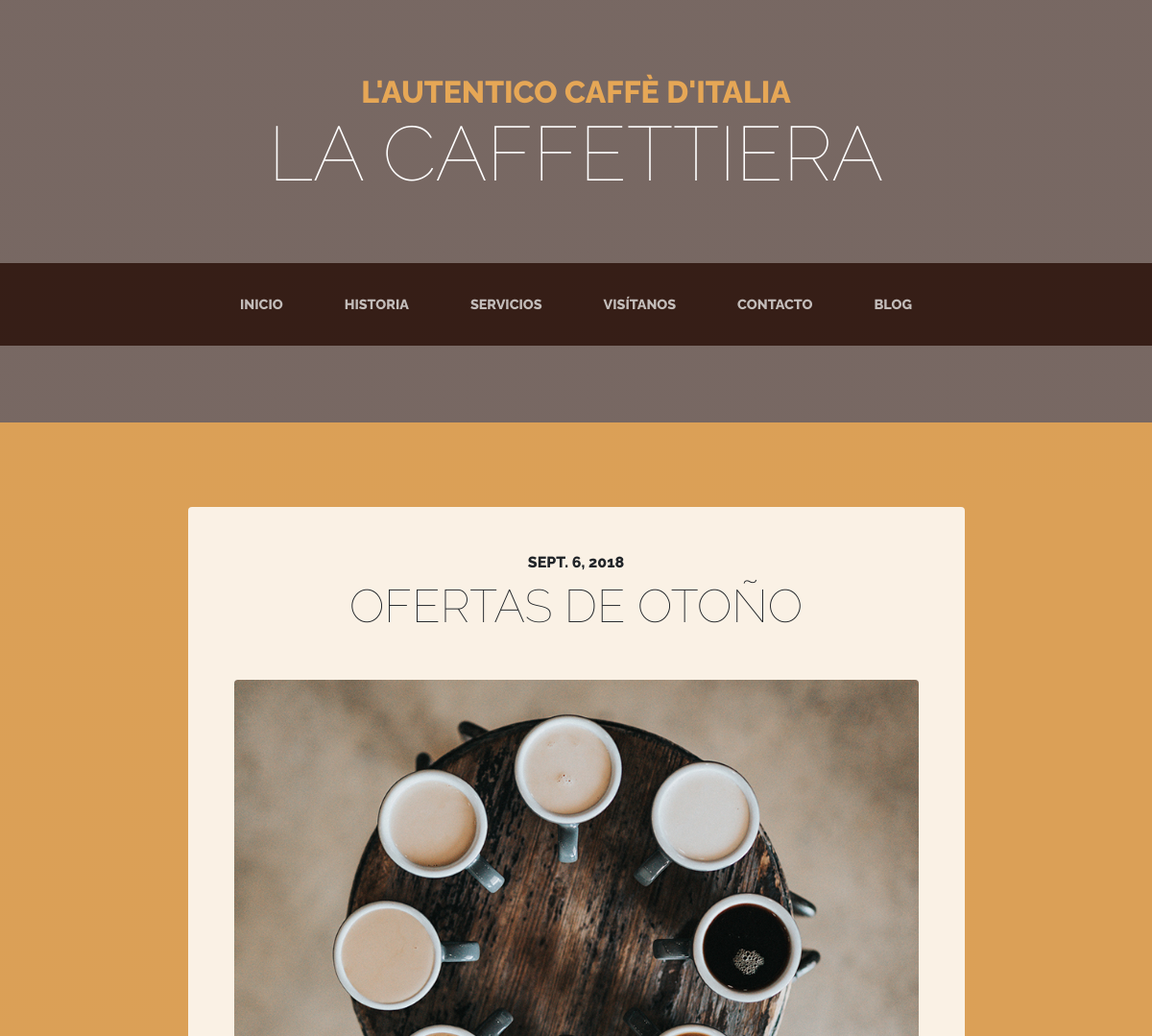
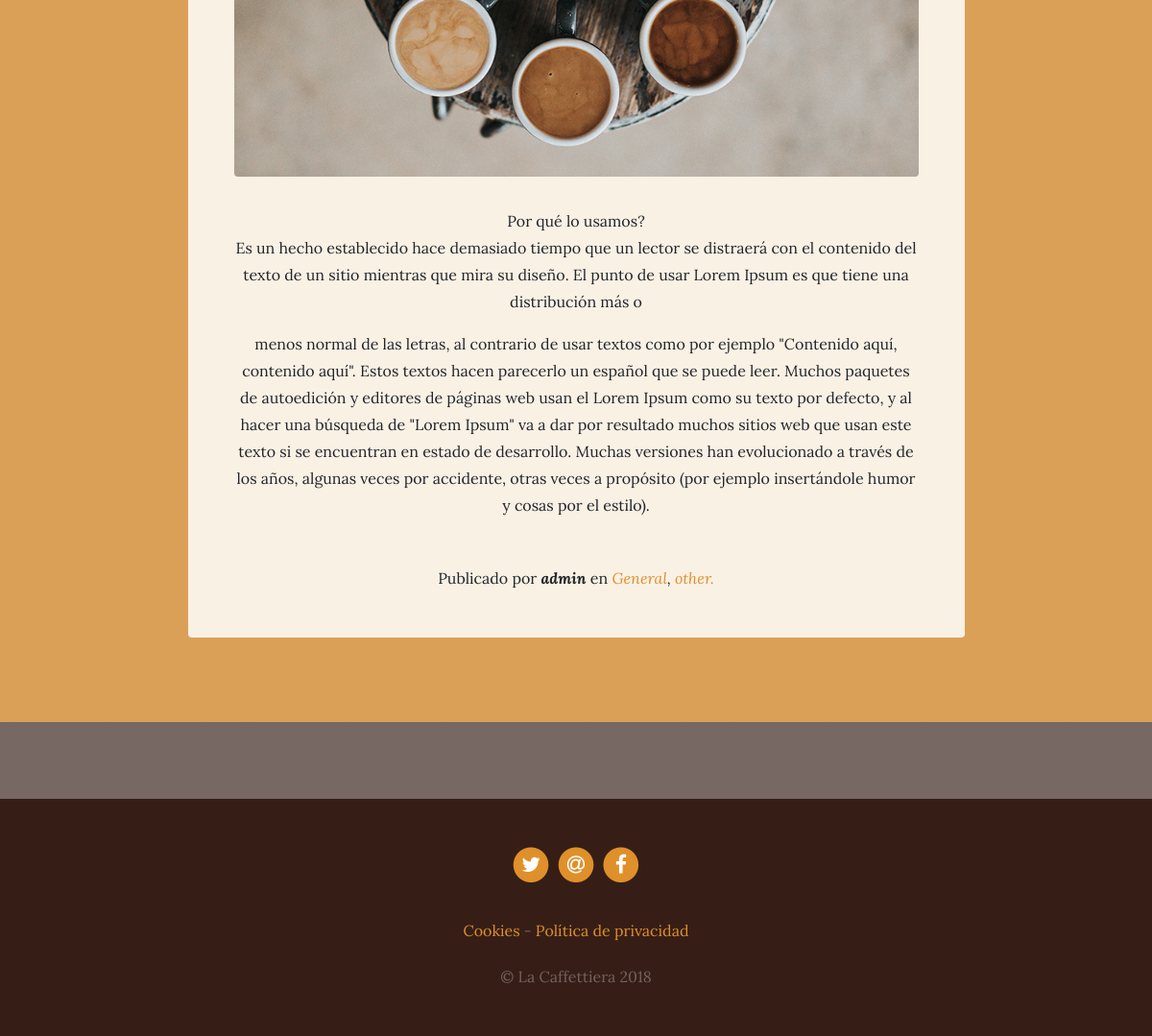
/blog/category/5/, run on the app's committed database (2 pictures, top to bottom).
### blog/models.py (models this page shows, shortened)
class Publication(models.Model):
	title = models.CharField(max_length=200, verbose_name='Titulo')
	category = models.ManyToManyField(Category,verbose_name="Categorias", related_name="get_category")
	image = models.ImageField(upload_to='blog', blank=True, null=True, verbose_name="Imagen")
	content = models.TextField(verbose_name="Contenido")
	autor = models.ForeignKey(User, on_delete=models.CASCADE, verbose_name="Autor", related_name="get_users")
	published = models.DateTimeField(default=timezone.now, verbose_name= "Fecha Publicacion")
	created = models.DateTimeField(auto_now_add=True, verbose_name= "Fecha Creacion")
	updated = models.DateTimeField(auto_now=True, verbose_name="Fecha Actualizacion")
	class Meta():
		verbose_name='publicacion'
		verbose_name_plural= 'publicaciones'

class Category(models.Model):
	name = models.CharField(max_length=200)
	created = models.DateTimeField(auto_now_add=True, verbose_name="Fecha Creacion")
	updated = models.DateTimeField(auto_now=True, verbose_name="Fecha Actualizacion")
	def __str__(self):
		return self.name
	class Meta():
		verbose_name='Categoria'
		verbose_name_plural='Categorias'

### social/models.py (models this page shows, shortened)
class Social(models.Model):
	key = models.SlugField(max_length=200, unique=True, verbose_name='Clave',)
	name = models.CharField(max_length=200, verbose_name='Red_social',)
	url = models.URLField(verbose_name="Enlace", max_length=200, blank=True, null=True)
	ico = models.CharField(verbose_name='Ico', max_length=200, default="fa-social-home")
	order = models.SmallIntegerField(verbose_name='Orden', default=0)
	created = models.DateTimeField(auto_now_add=True, verbose_name="Fecha Creacion")
	updated = models.DateTimeField(auto_now=True, verbose_name="Fecha Actualizacion")
	class Meta:
		verbose_name= 'Redes_sociales'
		ordering = ['order']

### website/models.py (models this page shows, shortened)
class Website(models.Model):
    title = models.CharField(verbose_name='Titulo', max_length=200)
    content = RichTextField(verbose_name='Contenido')
    created = models.DateTimeField(auto_now_add=True, verbose_name="Fecha Creacion")
    updated = models.DateTimeField(auto_now=True, verbose_name="Fecha Actualizacion")

### blog/views.py (the view)
# urls.py: path('category/<int:category_id>/',category_filter, name="category")
def category_filter(request, category_id):
	context = get_object_or_404(Category,id=category_id)
	return render (request,'category.html',{'context':context} )

### social/context_processors.py (called while the page is built)
def redes(request):
	social = Social.objects.all().order_by("order")
	return {"social":social}

### website/context_processors.py (called while the page is built)
def website(request):
	website = Website.objects.all().order_by("title")
	return {"website":website}

### static/templates/category.html
{% extends 'base.html'%}
{% load  static %}
{% block seccion%}
    <section class="page-section cta">
      <div class="container">
        {% for context in context.get_category.all %}
        <div class="row">
          <div class="col-xl-9 mx-auto">
            <div class="cta-innerv text-center rounded">
              <h2 class="section-heading mb-5">
                <span class="section-heading-upper">{{context.published|date}}</span>
                <span class="section-heading-lower">{{context.title}}</span>
              </h2>
              <p class="mb-0">
                <img class="mx-auto d-flex rounded img-fluid mb-3 mb-lg-0" src="{% static 'static_templates/img/products-01.jpg' %}" alt="">
              </p>
              <p class="mb-0 mbt">
                {{context.content|linebreaks}}
              </p>
              <p class="mb-0 mbt">
                <span class="section-heading-under">Publicado por <em><b>{{context.autor}}</b></em> en <em>
                  {% for category in context.category.all %}
                  <a href="{% url 'category' category.id%}" class="link">{{category}}</a>{% if not forloop.last %}, {%endif%}
                  {% endfor %}
                </em></span>
              </p>
            </div>
          </div>
        </div>
        {% endfor %}
      </div>
    </section>
{% endblock %}

### static/templates/base.html (shortened to what this page needs)
{%load static%}
<!DOCTYPE html>
<html lang="es">
  <head>
    <link href="{% static 'static_templates/vendor/bootstrap/css/bootstrap.min.css' %}" rel="stylesheet">
    <link href="{% static 'static_templates/vendor/font-awesome/css/font-awesome.min.css' %}" rel="stylesheet" type="text/css">
    <link href="{% static 'static_templates/css/business-casual.css' %}" rel="stylesheet">
  </head>
  <body>
    <h1 class="site-heading text-center text-white d-none d-lg-block">
      <span class="site-heading-upper text-primary mb-3">L'autentico caffè d'italia</span>
      <span class="site-heading-lower">La Caffettiera</span>
    </h1>
    <nav class="navbar navbar-expand-lg navbar-dark py-lg-4" id="mainNav">
      <div class="container">
        <div class="collapse navbar-collapse" id="navbarResponsive">
          <ul class="navbar-nav mx-auto">
            <li class="nav-item px-lg-4 {%if request.path == '/'%} active {%endif%}">
              <a class="nav-link text-uppercase text-expanded" href="{% url 'home'%}">Inicio</a>
            </li>
            <li class="nav-item px-lg-4 {%if request.path == '/about'%} active {%endif%}">
              <a class="nav-link text-uppercase text-expanded" href="{% url 'about'%}">Historia</a>
            </li>
            <li class="nav-item px-lg-4 {%if request.path == '/service/'%} active {%endif%}">
              <a class="nav-link text-uppercase text-expanded" href="{% url 'service'%}">Servicios</a>
            </li>
            <li class="nav-item px-lg-4 {%if request.path == '/store'%} active {%endif%}">
              <a class="nav-link text-uppercase text-expanded" href="{% url 'store'%}">Visítanos</a>
            </li>
            <li class="nav-item px-lg-4 {%if request.path == '/contact'%} active {%endif%}">
              <a class="nav-link text-uppercase text-expanded" href="{% url 'contact'%}">Contacto</a>
            </li>
            <li class="nav-item px-lg-4 {%if request.path == '/blog'%} active {%endif%}">
              <a class="nav-link text-uppercase text-expanded" href="{% url 'blog'%}">Blog</a>
            </li>
          </ul>
        </div>
      </div>
    </nav>
{% block seccion %}
{% endblock %}
<footer class="footer text-faded text-center py-5">
      <div class="container">
        <p class="m-0">
          {% for social in social %}
            {% if social.url %}
              <a href="{{social.url}}" class="link" target="_blank">
                <span class="fa-stack fa-lg">
                  <i class="fa fa-circle fa-stack-2x"></i>
                  <i class="fa {{social.ico}} fa-stack-1x fa-inverse"></i>
                </span>
            </a>
            {% endif %}
          {% endfor %}
      </p>
        <p class="m-0 mbt">
          {% for tag in website %}
          <a href="{% url 'pages' tag.pk tag.title|slugify %}" class="link">{{tag.title}}</a>
          {% if not forloop.last%}-{% endif %}
          {% endfor %}
    </p>
        <p class="m-0 mbt1">&copy; La Caffettiera 2018</p>
      </div>
  </footer>
  </body>
</html>

### static/static_templates/css/business-casual.css (style rules this page uses)
body { font-family: 'Lora'; background: linear-gradient(rgba(47, 23, 15, 0.65), rgba(47, 23, 15, 0.65)), url("../img/bg.jpg"); background-attachment: fixed; background-position: center; background-size: cover; }
h1, h2, h3, h4, h5, h6 { font-family: 'Raleway'; }
p { line-height: 1.75; }
.text-faded { color: rgba(255, 255, 255, 0.3); }
.site-heading { margin-top: 5rem; margin-bottom: 5rem; text-transform: uppercase; line-height: 1; font-family: 'Raleway'; }
.site-heading .site-heading-upper { display: block; font-size: 2rem; font-weight: 800; }
.site-heading .site-heading-lower { font-size: 5rem; font-weight: 100; line-height: 4rem; }
.page-section { margin-top: 5rem; margin-bottom: 5rem; }
.section-heading { text-transform: uppercase; }
.section-heading .section-heading-upper { display: block; font-size: 1rem; font-weight: 800; padding-bottom:.5rem; }
.section-heading .section-heading-lower { display: block; font-size: 3rem; font-weight: 100; }
#mainNav { background-color: rgba(47, 23, 15, 0.9); font-family: 'Raleway'; }
#mainNav .navbar-nav .nav-item .nav-link { color: rgba(255, 255, 255, 0.7); font-weight: 800; }
@media (min-width: 992px) { #mainNav .navbar-nav .nav-item .nav-link { font-size: 0.9rem; } }
.cta { padding-top: 5rem; padding-bottom: 5rem; background-color: rgba(230, 167, 86, 0.9); }
.cta .cta-innerv { position: relative; padding: 3rem; margin: 0.5rem; background-color: rgba(255, 255, 255, 0.85); }
.footer { background-color: rgba(47, 23, 15, 0.9); }
.text-primary { color: #e6a756 !important; }
.mbt { padding-top: 2rem; }
.mbt1 { padding-top: 1.25rem; }
a.link { color: #df902a; }

### data on the page
Publication: published "SEPT. 6, 2018", title "OFERTAS DE OTOÑO", content "Por qué lo usamos? Es un hecho establecido hace demasiado tiempo que un lector se distraerá con el contenido del texto de un sitio mientras que mira su diseño. El punto de usar Lorem Ipsum es que tiene una distribución más o menos normal de las letras, al contrario de usar textos como por ejemplo \"Contenido aquí, contenido aquí\". Estos textos hacen parecerlo un español que se puede leer. Muchos paquetes de autoedición y editores de páginas web usan el Lorem Ipsum como su texto por defecto, y al hacer una búsqueda de \"Lorem Ipsum\" va a dar por resultado muchos sitios web que usan este texto si se encuentran en estado de desarrollo. Muchas versiones han evolucionado a través de los años,…", autor "admin"
Category: name "General"
Category: name "other."
Website: title "Cookies"
Website: title "Política de privacidad"
